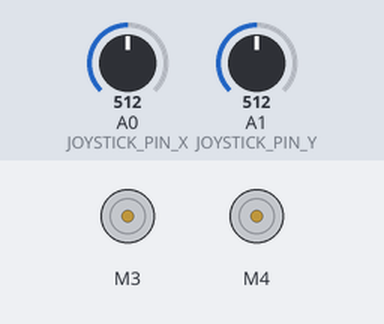
A program run on a simulated Arduino Uno, built with avr-gcc and run on an emulated ATmega328P. Shown: 2 × DC motor (green arrow = forward, orange = backward, longer = faster). Inputs (shaded band) come from the test bench; at power-on: A0 (JOYSTICK_PIN_X) = 512, A1 (JOYSTICK_PIN_Y) = 512. What the program prints to the serial monitor is not drawn.

Above: at 2.3 s.
2.4 s: A0 (JOYSTICK_PIN_X) set to 350
At 3.3 s:
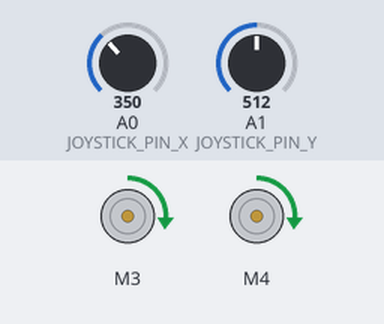
3.9 s: A1 (JOYSTICK_PIN_Y) set to 350
At 4.4 s:
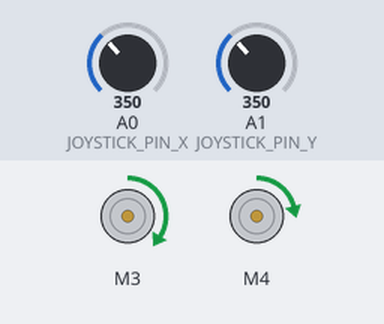
5.4 s: A1 (JOYSTICK_PIN_Y) set to 370
At 6.6 s:
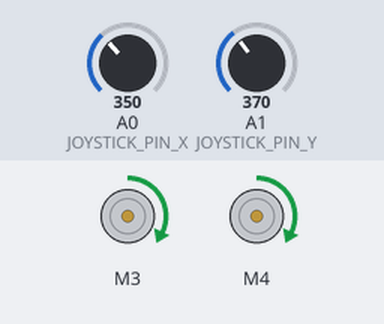
6.9 s: A0 (JOYSTICK_PIN_X) set to 370
At 7.9 s:
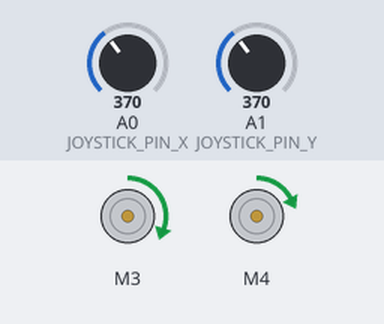
8.4 s: A0 (JOYSTICK_PIN_X) set to 306
At 9.1 s:
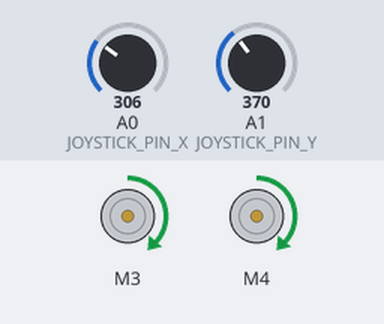
9.9 s: A1 (JOYSTICK_PIN_Y) set to 306
At 10.2 s:
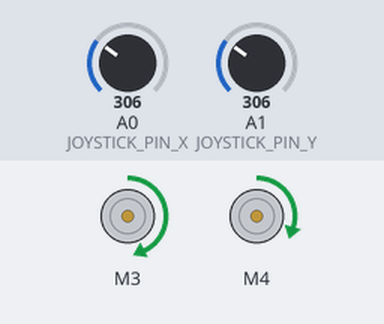
Timing chart, 0 to 12.4 s (numbered marks = the images above; inputs shaded):
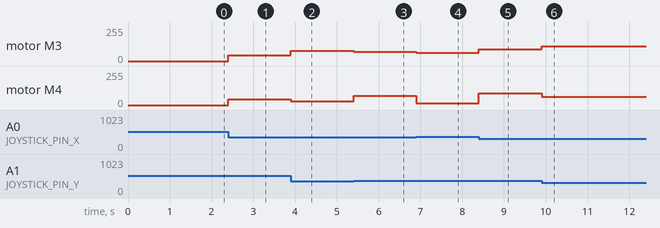

Measured:
- after the input at 2.4 s, motor M3, motor M4: stopped → forward 45/255 at once
- after the input at 3.9 s, motor M3: forward 45/255 → forward 77/255 at once; motor M4: forward 45/255 → forward 27/255 at once
- after the input at 5.4 s, motor M3: forward 77/255 → forward 70/255 at once; motor M4: forward 27/255 → forward 70/255 at once
- after the input at 6.9 s, motor M3: forward 70/255 → forward 63/255 at once; motor M4: forward 70/255 → forward 13/255 at once
- after the input at 8.4 s, motor M3: forward 63/255 → forward 88/255 at once; motor M4: forward 13/255 → forward 88/255 at once
- after the input at 9.9 s, motor M3: forward 88/255 → forward 111/255 at once; motor M4: forward 88/255 → forward 61/255 at once

The program:

main.cpp
```cpp
#include "common/common.h"
#include "common/pin.h"
#include "Control/control.h"

Control *control;
// AF_DCMotor motor1(3);
// AF_DCMotor motor2(4);
void setup() {
    Serial.begin(115200);

    control = new Control(JOYSTICK_PIN_X, JOYSTICK_PIN_Y, MOTOR_PIN_L, MOTOR_PIN_R);
    delay(1000);
    Serial.println("MAIN: INITIALIZED");
    delay(100);
    // motor1.setSpeed(70);
    // motor2.setSpeed(70);
    // motor1.run(RELEASE);
    // motor2.run(RELEASE);
}


void loop() {
    control->update_control();
    /* motor1.run(FORWARD);
    delay(1000);
    motor1.run(BACKWARD);
    delay(1000);
    motor2.run(FORWARD);
    delay(1000);
    motor2.run(BACKWARD);
    delay(1000); */
}
```

control.cpp
```cpp
#include "control.h"

Control::Control(int Xpin, int Ypin, uint8_t Lpin, uint8_t Rpin)
    : m_Xpin(Xpin), m_Ypin(Ypin), m_Lpin(Lpin), m_Rpin(Rpin)
{
    init();
}

Control::~Control()
{
    delete m_joyStick;
    delete m_Lmotor;
    delete m_Rmotor;
}

void Control::init() {
    m_joyStick = new JoyStick(m_Xpin, m_Ypin);
    m_Lmotor = new Motor(m_Lpin);
    m_Rmotor = new Motor(m_Rpin);

    #if DEBUG
        Serial.println("Control: INITIALIZED");    //UART
    #endif
}

void Control::update_control() {
    int xValue = analogRead(m_Xpin);
    int yValue = analogRead(m_Ypin);

    /* Deadzone */
    if(m_joyStick->calculate_angle(xValue, yValue) == -1) {
        m_Lmotor->run(RELEASE);
        m_Rmotor->run(RELEASE);
        return;
    }

    float angle = m_joyStick->calculate_angle(xValue, yValue);
    float speed = m_joyStick->calculate_speed(xValue, yValue);

   // 각도에 따른 동작 결정
    if (angle >= 45 && angle < 135) { // 좌회전
        turn_left(speed);
    } else if (angle >= 225 && angle < 315) { // 우회전
        turn_right(speed);
    } else if ((angle >= 0 && angle < 45) || (angle >= 315 && angle < 360)) { // 후진
        move_backward(speed);
    } else if (angle >= 135 && angle < 225) { // 전진
        move_forward(speed);
    } else {
        stop(); // 기타 경우에는 정지
    }
}

void Control::move_forward(int speed) {
    m_Lmotor->set_speed(speed);
    m_Rmotor->set_speed(speed);
    m_Lmotor->run(FORWARD);
    m_Rmotor->run(FORWARD);
}

void Control::move_backward(int speed) {
    m_Lmotor->set_speed(speed);
    m_Rmotor->set_speed(speed);
    m_Lmotor->run(BACKWARD);
    m_Rmotor->run(BACKWARD);
}

void Control::stop() {
    m_Lmotor->run(RELEASE);
    m_Rmotor->run(RELEASE);
}

void Control::turn_left(int speed) {
    m_Lmotor->set_speed(speed - 50); // 좌측 모터 속도를 줄임
    m_Rmotor->set_speed(speed);      // 우측 모터는 정상 속도
    m_Lmotor->run(FORWARD);          // 좌측 모터 후진
    m_Rmotor->run(FORWARD);          // 우측 모터 전진
}

void Control::turn_right(int speed) {
    m_Lmotor->set_speed(speed);       // 좌측 모터는 정상 속도
    m_Rmotor->set_speed(speed - 50);  // 우측 모터 속도를 줄임
    m_Lmotor->run(FORWARD);           // 좌측 모터 전진
    m_Rmotor->run(FORWARD);           // 우측 모터 후진
}
```

control.h
```cpp
#ifndef __CONTROL_H__
#define __CONTROL_H__

#include "common/common.h"
#include "common/config.h"
#include "Motor/motor.h"
#include "Joystick/joystick.h"

class Control {
public:
    Control(int Xpin, int Ypin, uint8_t Lpin, uint8_t Rpin);
    ~Control();

    void init();

    void update_control();
    void move_forward(int speed);
    void move_backward(int speed);
    void stop();
    void turn_left(int speed);
    void turn_right(int speed);

    uint8_t get_pwmfreq(uint8_t pwmfreq);

private:
    Motor *m_Lmotor;
    Motor *m_Rmotor;
    JoyStick *m_joyStick;

    int m_Xpin, m_Ypin;
    uint8_t m_Lpin, m_Rpin;
    //uint8_t m_pwmfreq;
};

#endif//__CONTROL_H__
```

joystick.cpp
```cpp
#include "joystick.h"
#include <math.h>

JoyStick::JoyStick(int Xpin, int Ypin)
    : m_Xpin(Xpin), m_Ypin(Ypin)
{
    init();
}

JoyStick::~JoyStick()
{ }

void JoyStick::init() {
    // pinMode(m_Xpin, INPUT_PULLUP);
    // pinMode(m_Ypin, INPUT_PULLUP);
    pinMode(m_Xpin, INPUT);
    pinMode(m_Ypin, INPUT);

    #if DEBUG
        Serial.println("JOYSTICK: INITIALIZED");    //UART
    #endif
}

float JoyStick::calculate_angle(int x, int y) {
    //Deadzone Settings
    if((abs(x - JOYSTICK_CENTER_X) < JOYSTICK_DEADZONE) && (abs(y - JOYSTICK_CENTER_Y) < JOYSTICK_DEADZONE)) {
        #if DEBUG
            printf("JOYSTICK: Deadzone status\n");
        #endif
        return -1;  //Deadzone, 모터 정지
    }

    float dx = x - JOYSTICK_CENTER_X;
    float dy = y - JOYSTICK_CENTER_Y;
    float angle = atan2(dy, dx) * 180 / M_PI;   //radian -> angle

    if(angle < 0) {
        angle += 360;
    }

    return angle;
}

int JoyStick::calculate_speed(int x, int y) {
    float dx = x - JOYSTICK_CENTER_X;
    float dy = y - JOYSTICK_CENTER_Y;
    float distance = sqrt(dx * dx + dy * dy);

    // 비선형 계산 (거리의 제곱 비례)
    float normalized_distance = constrain(distance / 512.0, 0, 1); // 0~1로 정규화
    float speed = constrain(pow(normalized_distance, 1.5) * 255, 0, 255); // 비선형 적용

    return (int)speed;
}
```

joystick.h
```cpp
#ifndef __JOYSTICK_H__
#define __JOYSTICK_H__

#define JOYSTICK_CENTER_X 512   //조이스틱 중앙 값(X) (0 ~ 1023)
#define JOYSTICK_CENTER_Y 516   //조이스틱 중앙 값(Y) (0 ~ 1023)
#define JOYSTICK_DEADZONE 20    //중앙의 약간의 움직임은 무시

#include "common/common.h"
#include "common/config.h"

class JoyStick {
public:
    JoyStick(int Xpin, int Ypin);
    ~JoyStick();
    void init();

    float calculate_angle(int x, int y);    //angle
    int calculate_speed(int x, int y);      //speed

private:
    int m_Xpin;
    int m_Ypin;
};

#endif//__JOYSTICK_H__
```

motor.cpp
```cpp
#include "motor.h"

Motor::Motor(uint8_t pin)
    : m_pin(pin)
{
    init();
}

Motor::~Motor()
{
    delete m_motor;
}

void Motor::init() {
    m_motor = new AF_DCMotor(m_pin);

    #if DEBUG
        Serial.println("MOTOR: INITIALIZED");
    #endif
}

void Motor::run(uint8_t cmd) {
    switch(cmd) {
        case FORWARD:
            m_motor->run(FORWARD);
            break;
        case BACKWARD:
            m_motor->run(BACKWARD);
            break;
        case RELEASE:
            m_motor->run(RELEASE);
            break;
        default:
            break;
    }
}

void Motor::set_speed(uint8_t speed) {
    m_motor->setSpeed(speed);
}
```

motor.h
```cpp
#ifndef __MOTOR_CONTROL_H__
#define __MOTOR_CONTROL_H__

#include "common/common.h"
#include "common/config.h"
#include "Joystick/joystick.h"
#include <AFMotor.h>    //https://github.com/jms1234/Arduino/blob/master/libraries/AFMotor/AFMotor.h

class Motor {
public:
    Motor(uint8_t pin);
    ~Motor();

    void init();
    void run(uint8_t cmd);
    void set_speed(uint8_t speed);

private:
    AF_DCMotor *m_motor;
    uint8_t m_pin;
    uint8_t m_pwmfreq;
};

#endif//__MOTOR_CONTROL_H__
```

pwm.cpp
```cpp

```

common.h
```cpp
#ifndef __COMMON_H__
#define __COMMON_H__

#include <Arduino.h>
#include <stdint.h>
#endif//__COMMON_H__
```

pin.h
```cpp
#ifndef __PIN_H__
#define __PIN_H__

/* JOYSTICK */
#define JOYSTICK_PIN_X A0
#define JOYSTICK_PIN_Y A1

/* MOTOR */
const uint8_t MOTOR_PIN_L = 3;
const uint8_t MOTOR_PIN_R = 4;

#endif//__PIN_H__
```

config.h
```cpp
#ifndef __CONFIG_H__
#define __CONFIG_H__

#define DEBUG true

#endif//__CONFIG_H__
```
